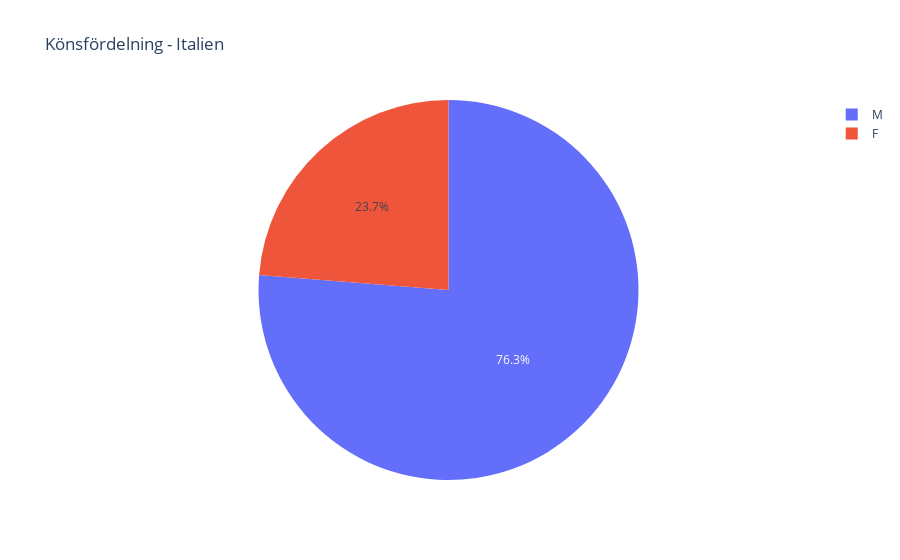

The code cell stored with this chart in its notebook:
### Code cell
fig = px.pie(ita, names="Sex", title="Könsfördelning - Italien")
fig.show()

### Figure 1 — Plotly figure (JSON) as saved in the notebook; plotly's stock layout.template omitted (floating-point values rounded to 4 significant figures; data arrays with more than 128 entries replaced by an {"elided": "..."} marker saying what was removed)
{"data": [{"domain": {"x": [0, 1], "y": [0, 1]}, "hovertemplate": "Sex=%{label}<extra></extra>", "labels": {"elided": "10715 str values"}, "legendgroup": "", "name": "", "showlegend": true, "type": "pie"}], "layout": {"legend": {"tracegroupgap": 0}, "title": {"text": "Könsfördelning - Italien"}}}
